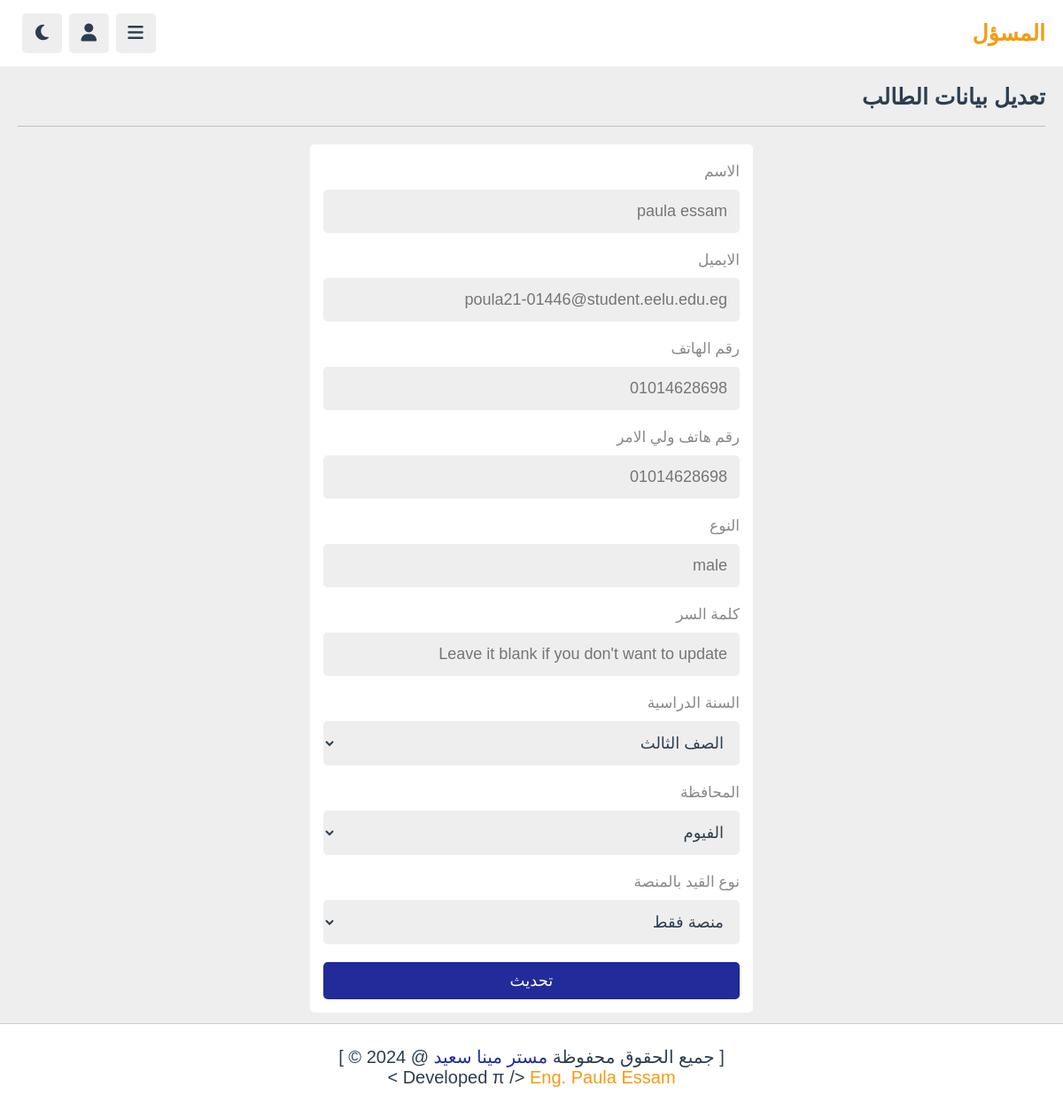
The app's page /admin/edit_student.php?s_id=wr919COUOQWP5iv4zjJ9 (signed in) with its own data.
### tables this page shows
CREATE TABLE `users` (
  `id` varchar(20) NOT NULL,
  `name` varchar(50) NOT NULL,
  `email` varchar(50) NOT NULL,
  `number` varchar(100) NOT NULL,
  `parent_num` varchar(100) NOT NULL,
  `gender` varchar(8) NOT NULL,
  `governorate` varchar(255) NOT NULL,
  `register` varchar(255) NOT NULL,
  `points` int(11) DEFAULT 0,
  `password` varchar(50) NOT NULL,
  `image` varchar(100) DEFAULT NULL,
  `year` tinyint(4) NOT NULL,
  `session_id` varchar(255) DEFAULT NULL,
  `is_logged_in` tinyint(1) NOT NULL,
  `last_login` varchar(255) DEFAULT NULL,
  `status` tinyint(1) NOT NULL
);

### admin/edit_student.php (the view, shortened to what this page needs)
<?php
include '../components/connect.php';
    if (isset($_GET['s_id'])) {
        $s_id = $_GET['s_id'];
    }
    else{
        $s_id = '';
        header("Location: taken_exams.php");
    }
    $select_user = $conn->prepare("SELECT * FROM `users` WHERE id=?");
    $select_user->execute([$s_id]);
    $fetch_user = $select_user->fetch(PDO::FETCH_ASSOC);
?>
<!DOCTYPE html>
<html lang="en">
<head>
    <link rel="stylesheet" href="https://cdnjs.cloudflare.com/ajax/libs/font-awesome/6.2.0/css/all.min.css">
    <link rel="stylesheet" href="../css/admin_style.css">
</head>
<body>
<?php
    include '../components/admin_header.php';
?>
<section class="crud-form">
    <h1 class="heading">تعديل بيانات الطالب</h1>
    <form action="" method="post" enctype="multipart/form-data">
        <p>الاسم </p>
        <input type="text" name="name" placeholder="<?=$fetch_user['name'];?>"  class="box">
        <p>الايميل </p>
        <input type="email" name="email" placeholder="<?=$fetch_user['email'];?>" class="box">
        <p>رقم الهاتف </p>
        <input type="number" name="number"  placeholder="<?=$fetch_user['number'];?>" class="box" min="0">
        <p>رقم هاتف ولي الامر </p>
        <input type="number" name="parent_num"  placeholder="<?=$fetch_user['parent_num'];?>" class="box" min="0">
        <p>النوع </p>
        <input type="text" name="gender" placeholder="<?=$fetch_user['gender'];?>" class="box">
        <p>كلمة السر </p>
        <input type="text" name="password" placeholder="Leave it blank if you don't want to update" class="box">
        <p>السنة الدراسية </p>
        <select type="text" name="year"  class="box">
                <option value="<?=$fetch_user['year'];?>" selected><?php if($fetch_user['year'] == 1) echo'الصف الاول'; elseif($fetch_user['year']==2)echo 'الصف الثاني'; else echo'الصف الثالث'; ?></option>
        </select>
        <p>المحافظة </p>
        <select name="governorate" class="box">
            <option value="<?=$fetch_user['governorate']?>"><?=$fetch_user['governorate']?></option>
        </select>
        <p>نوع القيد بالمنصة </p>
        <select name="register"  class="box">
            <option value="<?=$fetch_user['register']?>"><?=$fetch_user['register']?></option>
        </select>
        <input type="submit" name="update"  value="تحديث" class="btn">
    </form>
</section>
<?php
include '../components/footer.php';
?>
</body>
</html>

### css/admin_style.css (style rules this page uses)
:root { --main-color:#212b9a; --red: #e74c3c; --orange: #f39c12; --white:#fff; --black:#2c3e50; --light-color:#888; --light-bg:#eee; --border: .1rem solid rgba(0,0,0,.2); }
* { font-family: 'Nunito', sans-serif; margin: 0; padding: 0; box-sizing: border-box; outline: none; border: none; text-decoration: none; }
html { font-size: 62.5%; overflow-x: hidden; }
body { direction: rtl; background-color: var(--light-bg); padding-bottom: 9rem; padding-right: 30rem; }
section { padding: 2rem; max-width: 1200px; margin: 0 auto; }
.heading { padding-bottom: 1.8rem; border-bottom: var(--border); font-size: 2.5rem; color: var(--black); text-transform: capitalize; margin-bottom: 2rem; }
.btn, .option-btn, .delete-btn, .inline-btn, .inline-option-btn, .inline-delete-btn { border-radius: .5rem; padding: 1rem 3rem ; font-size: 1.8rem; color:#fff; margin-top: 1rem; text-transform: capitalize; cursor: pointer; text-align: center; }
.btn, .option-btn, .delete-btn { display: block; width: 100%; }
.btn, .inline-btn { background-color: var(--main-color); }
.crud-form form { background-color: var(--white); border-radius: .5rem; padding: 1.5rem; padding-top: 1rem; max-width: 50rem; margin:0 auto; }
.crud-form form p { padding-top:1rem ; font-size: 1.7rem ; color: var(--light-color); }
.crud-form form .box { width: 100%; border-radius: .5rem; margin: 1rem 0; font-size: 1.8rem; color: var(--black); padding: 1.4rem; background-color: var(--light-bg); }
@media (max-width: 1200px) { body { padding-right: 0; } }

### records on screen
users: name "paula essam", email "poula21-01446@student.eelu.edu.eg", number "01014628698", parent_num "01014628698", gender "male", year "الصف الثالث", governorate "الفيوم", register "منصة فقط"
